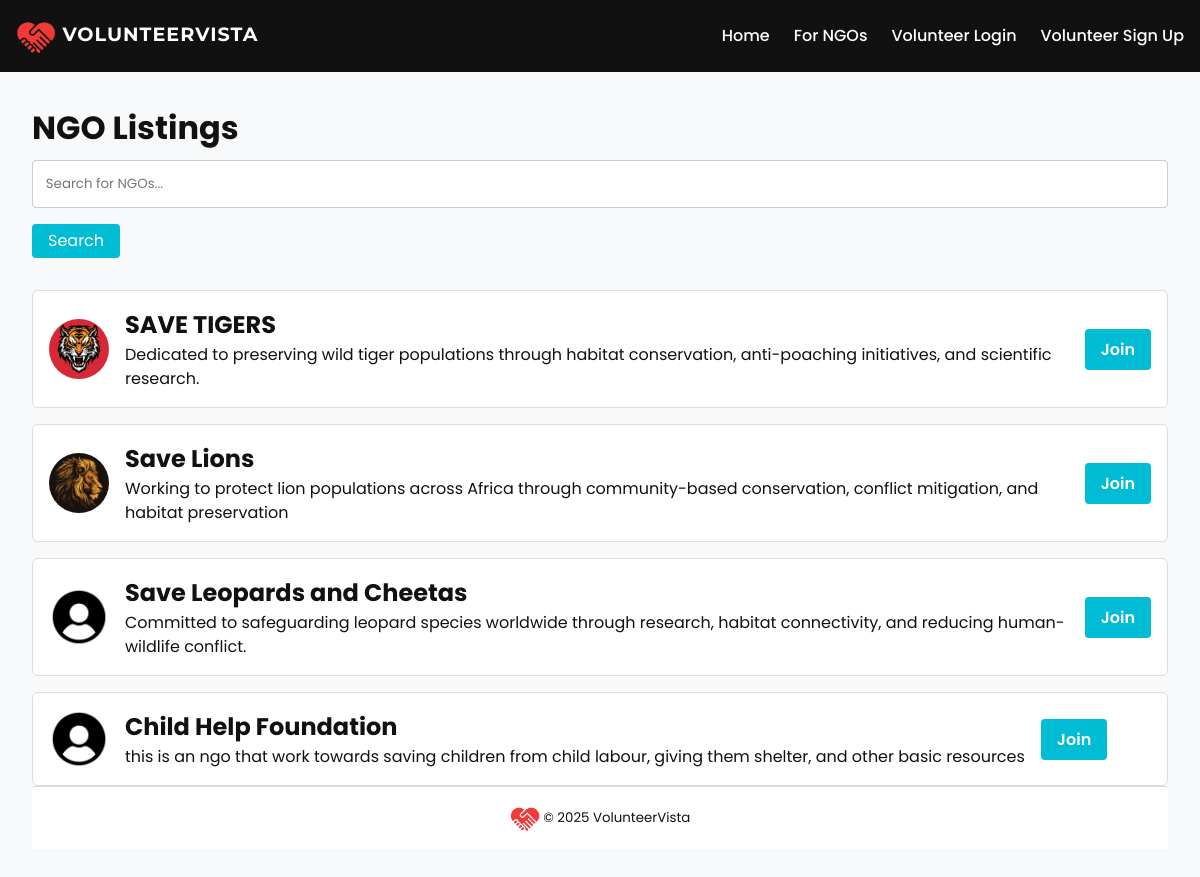
The page /listings on the database its author committed.
### app.py (models this page shows)
class NGO(db.Model):
    __tablename__ = 'ngos'
    email = db.Column(db.String(120), primary_key=True)
    password = db.Column(db.String(120), nullable=False)
    ngo_name = db.Column(db.String(120), nullable=False)
    ngo_summary = db.Column(db.Text, nullable=False)
    logo_filename = db.Column(db.String(200), nullable=False, default='images/image_spare.png')

### app.py (the view)
@app.route('/listings', methods=['GET', 'POST'])
def listings():
    search_query = request.form.get('search_query', '')
    results = NGO.query.filter(NGO.ngo_name.ilike(f"%{search_query}%")).all()
    return render_template('listings.html', results=results, search_query=search_query)

### app.py (called while the page is built)
@app.context_processor
def inject_models():
    return dict(Volunteer=Volunteer)

### templates/listings.html (shortened to what this page needs)
<!DOCTYPE html>
<html lang="en">
<head>
  <link rel="stylesheet" href="{{ url_for('static', filename='css/styles.css') }}">
</head>
<body>
  <nav class="navbar">
    <div class="nav-container">
      <a href="{{ url_for('home') }}" class="nav-brand">
        <img src="{{ url_for('static', filename='images/logo.png') }}" alt="VolunteerVista Logo" width="40" height="40" style="vertical-align: middle;">
        VolunteerVista
      </a>
      <ul class="nav-links">
        <li><a href="{{ url_for('home') }}">Home</a></li>
        {% if session.get('user_type') == 'ngo' %}
          <li><a href="{{ url_for('ngo_dashboard') }}">My Dashboard</a></li>
          <li><a href="{{ url_for('ngo_logout') }}">Logout</a></li>
        {% elif session.get('user_type') == 'volunteer' %}
          <li><a href="{{ url_for('volunteer_dashboard') }}">My Dashboard</a></li>
          <li><a href="{{ url_for('volunteer_logout') }}">Logout</a></li>
        {% else %}
          <li><a href="{{ url_for('ngo_signup') }}">For NGOs</a></li>
          <li><a href="{{ url_for('volunteer_login') }}">Volunteer Login</a></li>
          <li><a href="{{ url_for('volunteer_signup') }}">Volunteer Sign Up</a></li>
        {% endif %}
      </ul>
    </div>
  </nav>
  <div class="container" style="padding: 2rem;">
    <h1>NGO Listings</h1>
    <form method="POST" action="{{ url_for('listings') }}">
      <input type="text" name="search_query" placeholder="Search for NGOs..." value="{{ search_query }}">
      <button type="submit">Search</button>
    </form>
    <div class="ngo-listings">
      {% if results %}
        {% for ngo in results %}
          <div class="ngo-card">
            <img src="{{ url_for('static', filename=ngo.logo_filename or 'images/image_spare.png') }}" alt="NGO Logo" class="ngo-image">
            <div class="ngo-info">
              <h2>{{ ngo.ngo_name }}</h2>
              <p>{{ ngo.ngo_summary }}</p>
            </div>
            {% if session.get('user_type') == 'volunteer' %}
            <form action="{{ url_for('join_ngo', ngo_id=ngo.email) }}" method="post">
              <button class="join-button" type="submit">Join</button>
            </form>
            {% elif session.get('user_type') == 'ngo' %}
              <button class="join-button" type="button" disabled>Join</button>
            {% else %}
              <a href="{{ url_for('volunteer_login') }}">
                <button class="join-button" type="button">Join</button>
              </a>
            {% endif %}
          </div>
        {% endfor %}
      {% else %}
        <p>No NGOs found.</p>
      {% endif %}
    </div>
  <footer class="footer">
    <small>
      <img src="{{ url_for('static', filename='images/logo.png') }}" alt="VolunteerVista Logo" width="30" height="30" style="vertical-align: middle;">
      © 2025 VolunteerVista
    </small>
  </footer>
</body>
</html>

### static/css/styles.css (style rules this page uses)
:root { --primary-color: #00bcd4; --secondary-color: #ff5252; --dark-color: #111111; --light-color: #f8f9fa; --heading-font: 'Montserrat', sans-serif; --body-font: 'Poppins', sans-serif; }
* { margin: 0; padding: 0; box-sizing: border-box; }
body { font-family: var(--body-font); background-color: var(--light-color); color: var(--dark-color); line-height: 1.5; }
.container { max-width: 1200px; margin: 0 auto; padding: 1rem; }
form input[type="text"], form input[type="email"], form input[type="password"], form input[type="number"], form textarea, form input[type="file"] { width: 100%; padding: 0.8rem; border: 1px solid #ccc; border-radius: 4px; margin-top: 0.5rem; margin-bottom: 1rem; font-family: var(--body-font); }
button { background-color: var(--primary-color); color: #fff; padding: 0.3rem 1.0rem; border: none; border-radius: 4px; cursor: pointer; font-family: var(--body-font); font-size: medium; transition: background-color 0.3s ease; }
.navbar { background-color: var(--dark-color); padding: 1rem; }
.nav-container { display: flex; justify-content: space-between; align-items: center; max-width: 1200px; margin: 0 auto; }
.nav-brand { color: #fff; font-size: 1.2rem; font-weight: bold; text-decoration: none; text-transform: uppercase; letter-spacing: 1px; font-family: var(--heading-font); }
.nav-links { list-style: none; display: flex; gap: 1.5rem; }
.nav-links a { color: #fff; text-decoration: none; font-weight: 500; transition: color 0.3s ease; }
.footer { background-color: #fff; color: var(--dark-color); text-align: center; padding: 1rem 0; border-top: 1px solid #ddd; }
.ngo-listings { display: flex; flex-direction: column; gap: 1rem; margin-top: 2rem; }
.ngo-card { display: flex; align-items: center; gap: 1rem; background-color: #fff; border: 1px solid #ddd; border-radius: 6px; padding: 1rem; }
.ngo-image { width: 60px; height: 60px; object-fit: cover; border-radius: 50%; flex-shrink: 0; }
.ngo-info { display: flex; flex-direction: column; }
.join-button { padding: 0.5rem 1rem; background-color: var(--primary-color); color: #fff; border: none; border-radius: 4px; cursor: pointer; font-weight: 600; transition: background-color 0.3s ease; }
.volunteer-info, .ngo-info { display: flex; flex-direction: column; }

### rows shown on the page
NGO: logo_filename (picture), ngo_name "SAVE TIGERS", ngo_summary "Dedicated to preserving wild tiger populations through habitat conservation, anti-poaching initiatives, and scientific research."
NGO: logo_filename (picture), ngo_name "Save Lions", ngo_summary "Working to protect lion populations across Africa through community-based conservation, conflict mitigation, and habitat preservation"
NGO: logo_filename (picture), ngo_name "Save Leopards and Cheetas", ngo_summary "Committed to safeguarding leopard species worldwide through research, habitat connectivity, and reducing human-wildlife conflict."
NGO: logo_filename (picture), ngo_name "Child Help Foundation", ngo_summary "this is an ngo that work towards saving children from child labour, giving them shelter, and other basic resources"
